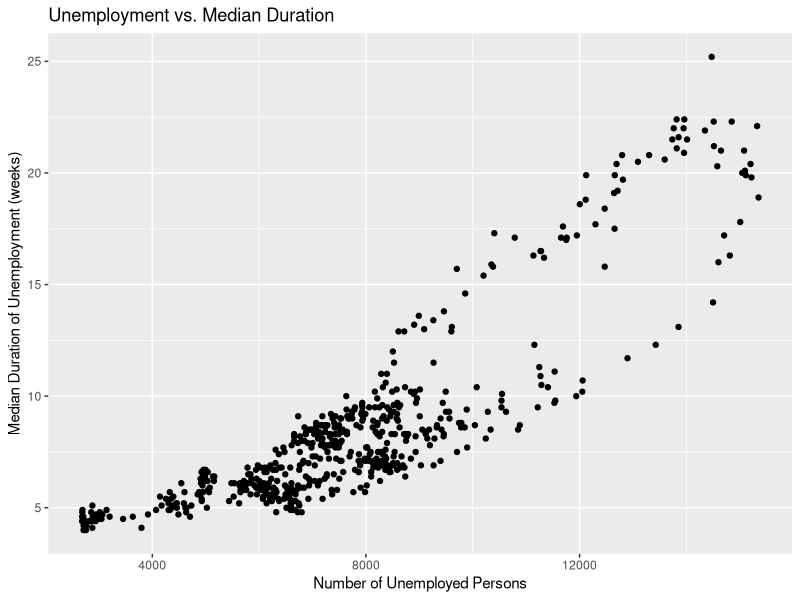
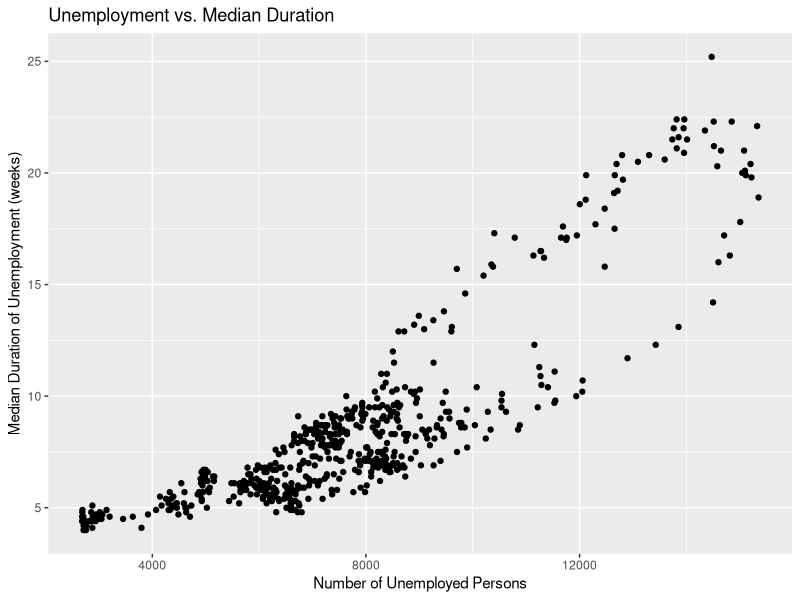

Write the R code that produced these figures, in order.
## ---- chunk 1
X <- "This is my first assignment"
## ---- chunk 2
# Example usage of paste() and paste0()
paste("Hello", "World")
paste0("Hello", "World")
## ---- chunk 3
X <- paste(X, "and I'm loving it!")
X
## ---- chunk 4
Y <- c(2, 3, 4, 5)  # Creating the vector
Y <- Y * 2  # Multiplying by 2
## ---- chunk 5
X  # Print variable X
Y  # Print vector Y
## ---- chunk 6
max(Y)  # Maximum value
min(Y)  # Minimum value
## ---- chunk 7
# Load ggplot2
library(ggplot2)

# View first six rows of economics dataset
head(economics)
## ---- chunk 8
plot <- ggplot(economics, aes(x = unemploy, y = uempmed)) +
  geom_point()

plot + 
  labs(title = "Unemployment vs. Median Duration",
       x = "Number of Unemployed Persons",
       y = "Median Duration of Unemployment (weeks)")
## ---- chunk 9
library(dplyr)
library(ggplot2)

economics %>%
  ggplot(aes(x = unemploy, y = uempmed)) +
  geom_point() +
  labs(title = "Unemployment vs. Median Duration",
       x = "Number of Unemployed Persons",
       y = "Median Duration of Unemployment (weeks)")
